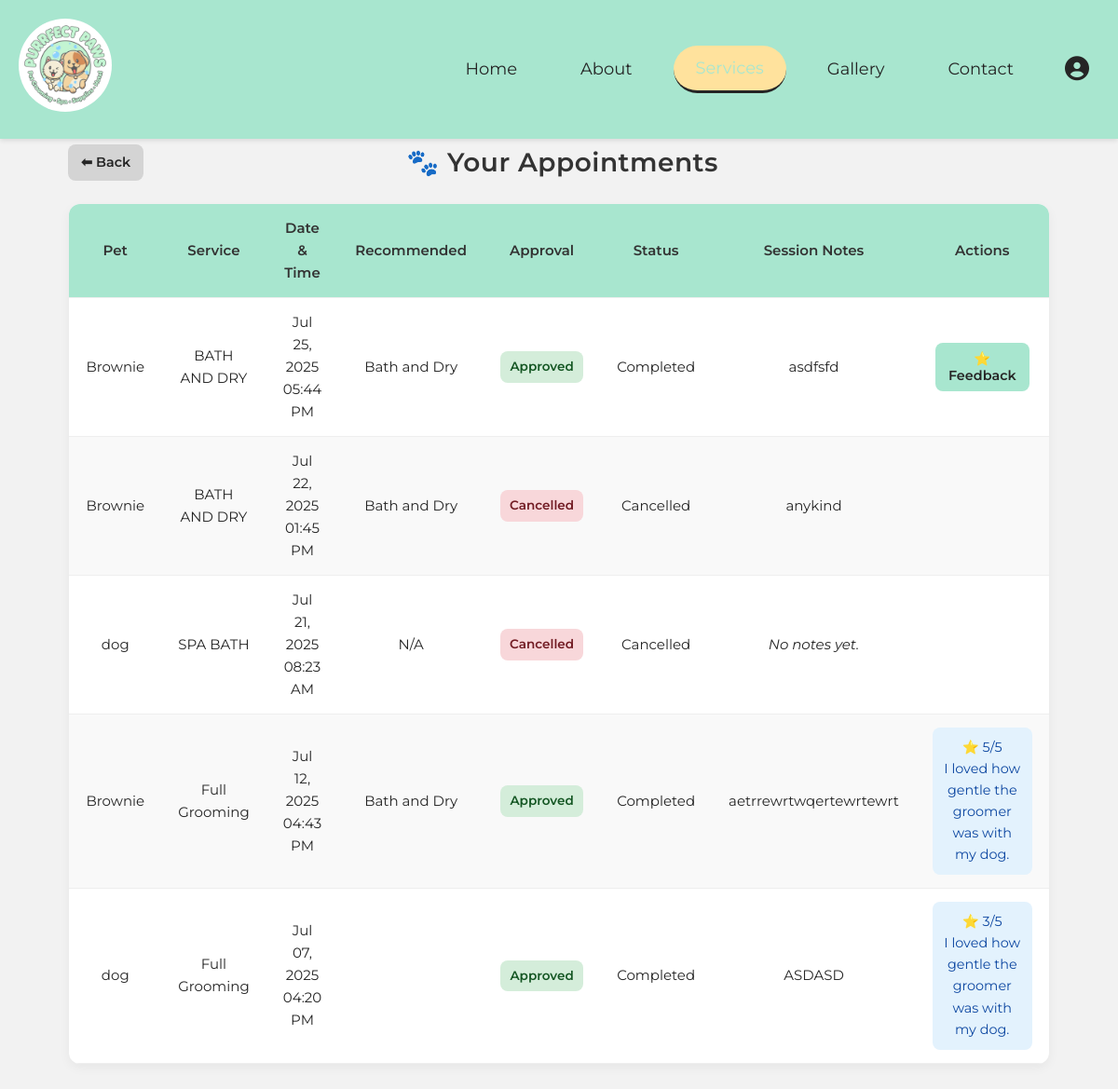
/homepage/appointments.php (signed in), run on the app's committed database.
### tables this page shows
CREATE TABLE `appointments` (
  `appointment_id` int(11) NOT NULL,
  `user_id` int(11) NOT NULL,
  `pet_id` int(11) NOT NULL,
  `package_id` int(11) NOT NULL,
  `appointment_date` datetime NOT NULL,
  `status` enum('pending','confirmed','completed','cancelled') DEFAULT 'pending',
  `groomer_name` varchar(100) DEFAULT NULL,
  `notes` text DEFAULT NULL,
  `created_at` timestamp NOT NULL DEFAULT current_timestamp(),
  `updated_at` timestamp NULL DEFAULT NULL ON UPDATE current_timestamp(),
  `payment_status` enum('unpaid','paid','refunded') DEFAULT 'unpaid',
  `payment_method` varchar(50) DEFAULT NULL,
  `appointment_end` datetime DEFAULT NULL,
  `no_show` tinyint(1) DEFAULT 0,
  `rating` int(11) DEFAULT NULL,
  `feedback` text DEFAULT NULL,
  `sentiment` enum('positive','neutral','negative') DEFAULT NULL,
  `is_approved` tinyint(1) DEFAULT 0,
  `cancel_requested` tinyint(1) DEFAULT 0,
  `recommended_package` varchar(100) DEFAULT NULL,
  `cancel_reason` text DEFAULT NULL,
  `cancel_approved` tinyint(1) DEFAULT NULL
);

CREATE TABLE `pets` (
  `pet_id` int(11) NOT NULL,
  `user_id` int(11) NOT NULL,
  `name` varchar(100) NOT NULL,
  `breed` varchar(100) DEFAULT NULL,
  `gender` enum('Male','Female') DEFAULT NULL,
  `age` varchar(50) DEFAULT NULL,
  `birthday` date DEFAULT NULL,
  `color` varchar(50) DEFAULT NULL,
  `photo_url` text DEFAULT NULL,
  `breed_id` int(11) DEFAULT NULL
);

CREATE TABLE `packages` (
  `id` int(11) NOT NULL,
  `name` varchar(100) NOT NULL,
  `price` decimal(10,2) NOT NULL DEFAULT 0.00,
  `description` text DEFAULT NULL,
  `is_active` tinyint(1) DEFAULT 1
);

### homepage/appointments.php (the view, shortened to what this page needs)
<?php
require '../db.php';
$user_id = $_SESSION['user_id'];
$result = $mysqli->prepare("SELECT a.*, p.name AS pet_name, pk.name AS package_name
                            FROM appointments a
                            JOIN pets p ON a.pet_id = p.pet_id
                            JOIN packages pk ON a.package_id = pk.id
                            WHERE a.user_id = ?
                            ORDER BY a.appointment_date DESC");
$result->bind_param("i", $user_id);
$result->execute();
$appointments = $result->get_result();
?>
<!DOCTYPE html>
<html>
<head>
  <link rel="stylesheet" href="https://cdnjs.cloudflare.com/ajax/libs/font-awesome/6.5.0/css/all.min.css" />
  <link rel="stylesheet" href="style.css">
</head>
<body>
<header>
  <nav class="navbar section-content">
    <a href="#" class="navbar-logo">
      <img src="../homepage/images/Logo.jpg" alt="Logo" class="icon" />
    </a>
    <ul class="nav-menu">
      <li><a href="../homepage/main.php" class="nav-link">Home</a></li>
      <li><a href="../homepage/main.php" class="nav-link">About</a></li>
      <li><a href="../homepage/main.php" class="nav-link active">Services</a></li>
      <li><a href="../homepage/main.php" class="nav-link">Gallery</a></li>
      <li><a href="../homepage/main.php" class="nav-link">Contact</a></li>
      <li class="nav-item dropdown">
        <a href="#" class="nav-link profile-icon">
        </a>
      </li>
    </ul>
  </nav>
</header>
<div class="container">
 <div class="section-header" style="display: flex; justify-content: space-between; align-items: center; margin-top: 40px; margin-bottom: 20px;">
  <a href="main.php" class="button" style="background-color: #d4d4d4;">⬅ Back</a>
  <h2 style="margin: 0; flex: 1; text-align: center;">🐾 Your Appointments</h2>
</div>
  <table>
    <thead>
      <tr>
        <th>Pet</th>
        <th>Service</th>
        <th>Date & Time</th>
        <th>Recommended</th>
        <th>Approval</th>
        <th>Status</th>
        <th>Session Notes</th>
        <th>Actions</th>
      </tr>
    </thead>
    <tbody>
      <?php while ($row = $appointments->fetch_assoc()): ?>
        <tr>
          <td><?= htmlspecialchars($row['pet_name']) ?></td>
          <td><?= htmlspecialchars($row['package_name']) ?></td>
          <td><?= htmlspecialchars(date("M d, Y h:i A", strtotime($row['appointment_date']))) ?></td>
          <td><?= htmlspecialchars($row['recommended_package'] ?? 'N/A') ?></td>
          <td>
            <?php if ($row['status'] === 'cancelled'): ?>
              <span class="badge cancelled">Cancelled</span>
            <?php elseif ($row['is_approved']): ?>
              <span class="badge approved">Approved</span>
            <?php else: ?>
              <span class="badge pending">Waiting</span>
            <?php endif; ?>
          </td>
          <td><?= ucfirst($row['status']) ?></td>
          <td><?= !empty($row['notes']) ? nl2br(htmlspecialchars($row['notes'])) : '<em>No notes yet.</em>' ?></td>
          <td>
            <?php if ($row['status'] === 'completed' && is_null($row['rating'])): ?>
              <button class="button" type="button" onclick="openFeedbackModal(<?= $row['appointment_id'] ?>)">⭐ Feedback</button>
            <?php elseif ($row['status'] === 'completed' && $row['rating'] !== null): ?>
              <div class="feedback">
                ⭐ <?= $row['rating'] ?>/5<br>
                <?= !empty($row['feedback']) ? htmlspecialchars($row['feedback']) : '<em>No comment.</em>' ?>
              </div>
            <?php endif; ?>
          </td>
        </tr>
      <?php endwhile; ?>
    </tbody>
  </table>
</div>
</body>
</html>

### homepage/style.css (style rules this page uses)
body { font-size: var(--font-size-m); line-height: 1.6; color: var(--dark-color); background: var(--white-color); }
html { scroll-behavior: smooth; scroll-padding-top: 120px; }
* { margin: 0; padding: 0; box-sizing: border-box; font-family: "Montserrat", sans-serif; }
h1, h2, h3, h4, h5, h6 { font-weight: 600; text-align: center; margin-bottom: 20px; letter-spacing: 0.5px; color: #333; }
:root { --white-color: #fff; --dark-color: #252525; --primary-color: #A8E6CF; --secondary-color: #FFE29D; --light-pink-color: #faf4f5; --medium-gray-color: #ccc; --font-size-xs: 1rem; --font-size-s: 1rem; --font-size-m: 1.12rem; --font-size-l: 1.5rem; --font-size-xl: 2rem; --font-size-xxl: 2.5rem; --border-radius-s: 8px; --border-radius-m: 30px; --border-radius-circle: 50%; --site-max-width: 1300px; }
ul { list-style: none; }
a { text-decoration: none; }
button { cursor: pointer; border: none; background: none; }
img { width: 100%; }
.section-content { margin: 0 auto; padding: 0 20px; max-width: var(--site-max-width); }
header { position: fixed; width: 100%; z-index: 5; background: var(--primary-color); box-shadow: 0 4px 10px rgba(0, 0, 0, 0.05); }
header .navbar { display: flex; padding: 20px; align-items: center; justify-content: space-between; }
.navbar .icon { width: 100px; height: 100px; border-radius: 50%; object-fit: cover; }
.navbar .nav-menu { display: flex; align-items: center; gap: 20px; }
.navbar .nav-item { display: flex; align-items: center; justify-content: center; height: 48px; }
.navbar .nav-menu .nav-link { display: inline-block; padding: 12px 24px; color: var(--dark-color); font-size: var(--font-size-m); border-radius: var(--border-radius-m); font-weight: var(--font-weight-medium); background-color: transparent; transition: background 0.3s ease, color 0.3s ease; text-align: center; height: 100%; line-height: 24px; }
.navbar .nav-menu .nav-link:hover, .navbar .nav-menu .nav-link:focus, .navbar .nav-menu .nav-link.active { background: var(--secondary-color); color: var(--primary-color); font-weight: var(--font-weight-semi-bold); }
.navbar .nav-link.active { background-color: var(--secondary-color); font-weight: 700; border-bottom: 3px solid var(--dark-color); }
.navbar .nav-menu .nav-link::after { content: ""; position: absolute; bottom: 4px; left: 18px; width: 0%; height: 2px; background-color: var(--primary-color); transition: width 0.3s ease; background: transparent; }
.navbar .nav-menu .nav-link:hover::after, .navbar .nav-menu .nav-link.active::after { width: calc(100% - 36px); }
.navbar .profile-icon { display: flex; align-items: center; justify-content: center; width: 48px; height: 48px; border-radius: 50%; background: transparent; transition: background 0.3s ease; padding: 0; margin: 0; box-sizing: border-box; position: relative; line-height: 0; }
.nav-item.dropdown { position: relative; }
.nav-item a { text-decoration: none; color: var(--dark); font-weight: 600; transition: color var(--transition); }
.nav-item.dropdown { transition: all 0.4s ease; }
table { margin: 0 auto; border-collapse: collapse; width: 90%; max-width: 1000px; background: white; border-radius: 12px; box-shadow: 0 4px 20px rgba(0,0,0,0.05); overflow: hidden; }
table th, table td { padding: 14px 18px; text-align: center; border-bottom: 1px solid #eee; }
table th { background-color: var(--primary-color); color: #333; font-weight: 600; }
h2 { text-align: center; margin-top: 120px; margin-bottom: 30px; color: #444; }

### data on the page
appointments: pet.name "Brownie", package.name "BATH AND DRY", appointment_date "Jul 25, 2025 05:44 PM", recommended_package "Bath and Dry", is_approved "Approved", status "Completed", notes "asdfsfd"
appointments: pet.name "Brownie", package.name "BATH AND DRY", appointment_date "Jul 22, 2025 01:45 PM", recommended_package "Bath and Dry", shows "Cancelled", status "Cancelled", notes "anykind"
appointments: pet.name "dog", package.name "SPA BATH", appointment_date "Jul 21, 2025 08:23 AM", recommended_package "N/A", shows "Cancelled", status "Cancelled", notes "No notes yet."
appointments: pet.name "Brownie", package.name "Full Grooming", appointment_date "Jul 12, 2025 04:43 PM", recommended_package "Bath and Dry", is_approved "Approved", status "Completed", notes "aetrrewrtwqertewrtewrt", rating "5", feedback "I loved how gentle the groomer was with my dog."
appointments: pet.name "dog", package.name "Full Grooming", appointment_date "Jul 07, 2025 04:20 PM", is_approved "Approved", status "Completed", notes "ASDASD", rating "3", feedback "I loved how gentle the groomer was with my dog."
